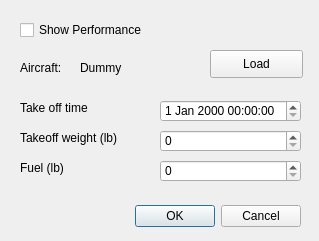
<?xml version="1.0" encoding="UTF-8"?>
<ui version="4.0">
 <class>PerformanceSettingsDialog</class>
 <widget class="QDialog" name="PerformanceSettingsDialog">
  <property name="geometry">
   <rect>
    <x>0</x>
    <y>0</y>
    <width>319</width>
    <height>241</height>
   </rect>
  </property>
  <property name="windowTitle">
   <string>PerformanceSettingsDialog</string>
  </property>
  <widget class="QDialogButtonBox" name="buttonBox">
   <property name="geometry">
    <rect>
     <x>30</x>
     <y>200</y>
     <width>271</width>
     <height>32</height>
    </rect>
   </property>
   <property name="orientation">
    <enum>Qt::Horizontal</enum>
   </property>
   <property name="standardButtons">
    <set>QDialogButtonBox::Cancel|QDialogButtonBox::Ok</set>
   </property>
  </widget>
  <widget class="QDateTimeEdit" name="dteTakeoffTime">
   <property name="geometry">
    <rect>
     <x>160</x>
     <y>100</y>
     <width>141</width>
     <height>22</height>
    </rect>
   </property>
  </widget>
  <widget class="QLabel" name="label">
   <property name="geometry">
    <rect>
     <x>20</x>
     <y>100</y>
     <width>91</width>
     <height>16</height>
    </rect>
   </property>
   <property name="font">
    <font>
     <weight>50</weight>
     <bold>false</bold>
    </font>
   </property>
   <property name="text">
    <string>Take off time</string>
   </property>
  </widget>
  <widget class="QDoubleSpinBox" name="dsbTakeoffWeight">
   <property name="geometry">
    <rect>
     <x>160</x>
     <y>130</y>
     <width>141</width>
     <height>22</height>
    </rect>
   </property>
   <property name="decimals">
    <number>0</number>
   </property>
   <property name="maximum">
    <double>9999999.000000000000000</double>
   </property>
   <property name="singleStep">
    <double>1000.000000000000000</double>
   </property>
  </widget>
  <widget class="QDoubleSpinBox" name="dsbFuel">
   <property name="geometry">
    <rect>
     <x>160</x>
     <y>160</y>
     <width>141</width>
     <height>22</height>
    </rect>
   </property>
   <property name="decimals">
    <number>0</number>
   </property>
   <property name="maximum">
    <double>9999999.000000000000000</double>
   </property>
   <property name="singleStep">
    <double>1000.000000000000000</double>
   </property>
  </widget>
  <widget class="QLabel" name="label_2">
   <property name="geometry">
    <rect>
     <x>20</x>
     <y>130</y>
     <width>121</width>
     <height>16</height>
    </rect>
   </property>
   <property name="font">
    <font>
     <weight>50</weight>
     <bold>false</bold>
    </font>
   </property>
   <property name="text">
    <string>Takeoff weight (lb)</string>
   </property>
  </widget>
  <widget class="QLabel" name="label_3">
   <property name="geometry">
    <rect>
     <x>20</x>
     <y>160</y>
     <width>101</width>
     <height>16</height>
    </rect>
   </property>
   <property name="font">
    <font>
     <weight>50</weight>
     <bold>false</bold>
    </font>
   </property>
   <property name="text">
    <string>Fuel (lb)</string>
   </property>
  </widget>
  <widget class="QCheckBox" name="cbShowPerformance">
   <property name="geometry">
    <rect>
     <x>20</x>
     <y>20</y>
     <width>141</width>
     <height>20</height>
    </rect>
   </property>
   <property name="text">
    <string>Show Performance</string>
   </property>
  </widget>
  <widget class="QPushButton" name="pbLoadPerformance">
   <property name="geometry">
    <rect>
     <x>210</x>
     <y>50</y>
     <width>93</width>
     <height>28</height>
    </rect>
   </property>
   <property name="text">
    <string>Load</string>
   </property>
  </widget>
  <widget class="QLabel" name="lbAircraftName">
   <property name="geometry">
    <rect>
     <x>80</x>
     <y>60</y>
     <width>121</width>
     <height>16</height>
    </rect>
   </property>
   <property name="font">
    <font>
     <weight>50</weight>
     <bold>false</bold>
    </font>
   </property>
   <property name="text">
    <string>Dummy</string>
   </property>
  </widget>
  <widget class="QLabel" name="label_5">
   <property name="geometry">
    <rect>
     <x>20</x>
     <y>60</y>
     <width>51</width>
     <height>16</height>
    </rect>
   </property>
   <property name="font">
    <font>
     <weight>50</weight>
     <bold>false</bold>
    </font>
   </property>
   <property name="text">
    <string>Aircraft:</string>
   </property>
  </widget>
 </widget>
 <resources/>
 <connections>
  <connection>
   <sender>buttonBox</sender>
   <signal>accepted()</signal>
   <receiver>PerformanceSettingsDialog</receiver>
   <slot>accept()</slot>
   <hints>
    <hint type="sourcelabel">
     <x>248</x>
     <y>254</y>
    </hint>
    <hint type="destinationlabel">
     <x>157</x>
     <y>274</y>
    </hint>
   </hints>
  </connection>
  <connection>
   <sender>buttonBox</sender>
   <signal>rejected()</signal>
   <receiver>PerformanceSettingsDialog</receiver>
   <slot>reject()</slot>
   <hints>
    <hint type="sourcelabel">
     <x>316</x>
     <y>260</y>
    </hint>
    <hint type="destinationlabel">
     <x>286</x>
     <y>274</y>
    </hint>
   </hints>
  </connection>
 </connections>
</ui>
